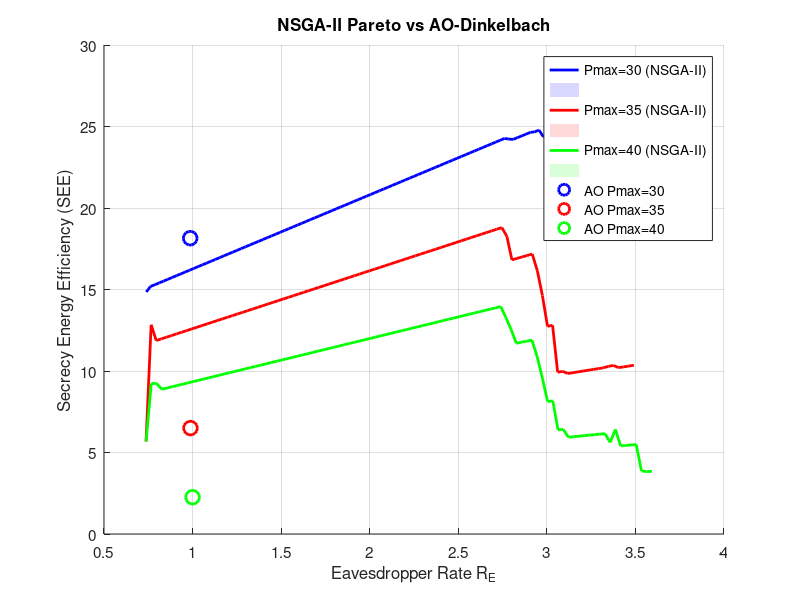

Reproduce this figure in MATLAB.
clc; clear; close all;


%% ===== Load du lieu =====
% Pareto tu Python (mean + std)
data30 = load('pareto_mean_P30.mat');   % co RE, SEE_mean, SEE_std
data35 = load('pareto_mean_P35.mat');
data40 = load('pareto_mean_P40.mat');

% AO tu MATLAB
ao = load('AO_points_vs_Pmax.mat');  
% co:
% RE_AO_mean (1x3)
% SEE_AO_mean (1x3)
% Pmax_set

%% ===== Too figure =====
figure('Position',[200 200 700 500]); hold on; grid on;

%% ===== Ve Pareto NSGA-II =====
% --- Pmax = 30 ---
plot(data30.RE, data30.SEE_mean, 'b-', 'LineWidth', 2);
fill([data30.RE; flipud(data30.RE)], ...
     [data30.SEE_mean - data30.SEE_std; flipud(data30.SEE_mean + data30.SEE_std)], ...
     'b', 'FaceAlpha', 0.15, 'EdgeColor','none');

% --- Pmax = 35 ---
plot(data35.RE, data35.SEE_mean, 'r-', 'LineWidth', 2);
fill([data35.RE; flipud(data35.RE)], ...
     [data35.SEE_mean - data35.SEE_std; flipud(data35.SEE_mean + data35.SEE_std)], ...
     'r', 'FaceAlpha', 0.15, 'EdgeColor','none');

% --- Pmax = 40 ---
plot(data40.RE, data40.SEE_mean, 'g-', 'LineWidth', 2);
fill([data40.RE; flipud(data40.RE)], ...
     [data40.SEE_mean - data40.SEE_std; flipud(data40.SEE_mean + data40.SEE_std)], ...
     'g', 'FaceAlpha', 0.15, 'EdgeColor','none');

%% ===== Ve điem AO =====
% Marker lon đe noi bat

plot(ao.RE_AO_mean(1), ao.SEE_AO_mean(1), 'bo', 'MarkerSize', 10, 'LineWidth',2);
plot(ao.RE_AO_mean(2), ao.SEE_AO_mean(2), 'ro', 'MarkerSize', 10, 'LineWidth',2);
plot(ao.RE_AO_mean(3), ao.SEE_AO_mean(3), 'go', 'MarkerSize', 10, 'LineWidth',2);

%% ===== Nhan & legend =====
xlabel('Eavesdropper Rate R_E','FontSize',12);
ylabel('Secrecy Energy Efficiency (SEE)','FontSize',12);

title('NSGA-II Pareto vs AO-Dinkelbach','FontSize',13);

legend(...
    'Pmax=30 (NSGA-II)','', ...
    'Pmax=35 (NSGA-II)','', ...
    'Pmax=40 (NSGA-II)','', ...
    'AO Pmax=30','AO Pmax=35','AO Pmax=40', ...
    'Location','best');

set(gca,'FontSize',11);

%% ===== Luu hinh =====
%saveas(gcf,'NSGAII_vs_AO.png');
